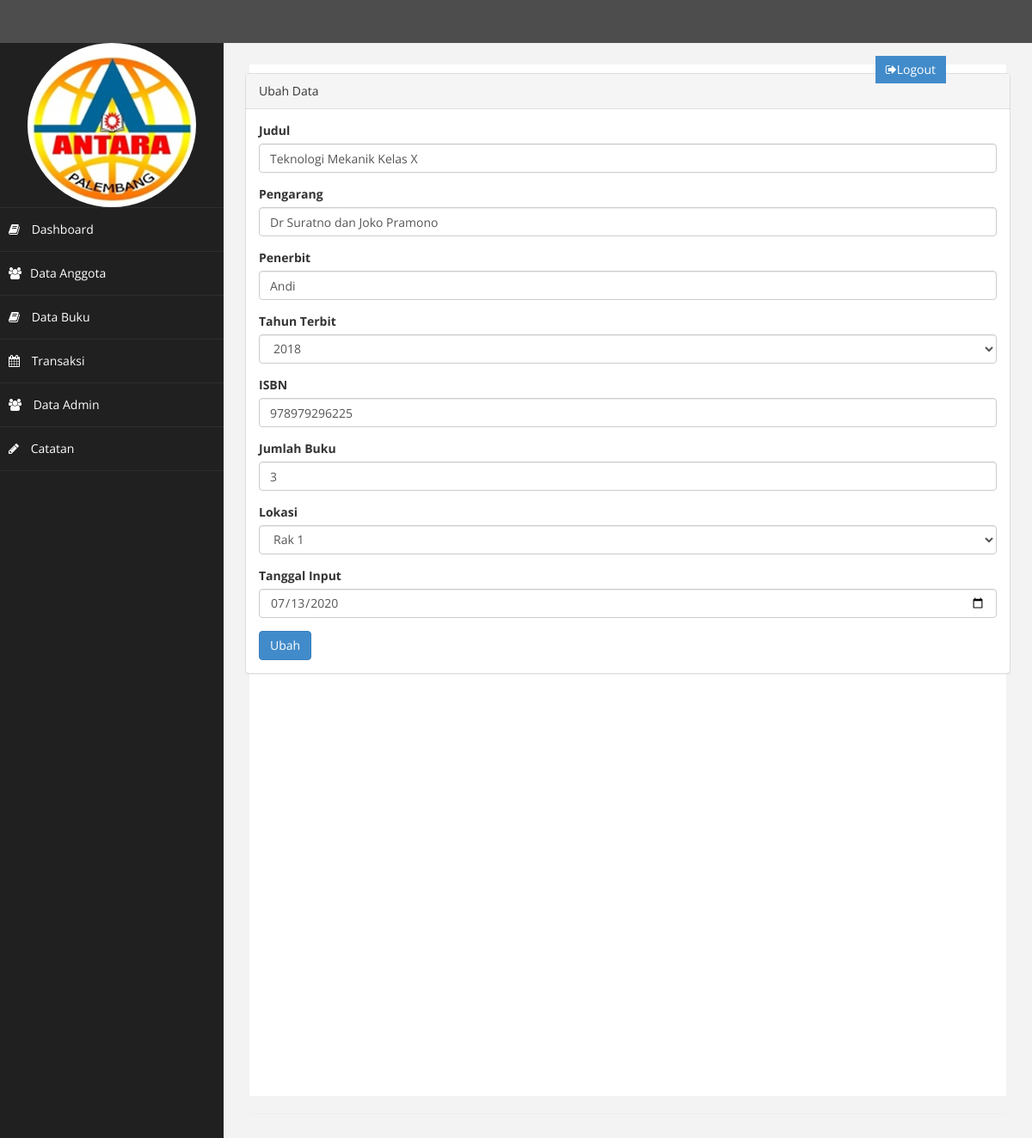
The page /?page=buku&aksi=ubah&id=11 (signed in) on the database its author committed.
### tables this page shows
CREATE TABLE `tb_buku` (
  `id_buku` varchar(4) NOT NULL,
  `judul` varchar(100) NOT NULL,
  `penulis` varchar(30) NOT NULL,
  `penerbit` varchar(50) NOT NULL,
  `tahun_terbit` varchar(4) NOT NULL,
  `isbn` varchar(12) NOT NULL,
  `jumlah_buku` int(11) NOT NULL,
  `lokasi` enum('rak1','rak2','rak3') NOT NULL,
  `tgl_input` date NOT NULL
);

### page/buku/ubah.php (the view, shortened to what this page needs)
<?php
$koneksi = new mysqli ("localhost","root","12345678","db_perpustakaan");
    $id = $_GET['id'];
    $sql = $koneksi->query("select * from tb_buku where id_buku='$id'");
    $tampil = $sql->fetch_assoc();
    $lokasi = $tampil['lokasi'];
?>
<div class="panel panel-default">
<div class="panel-heading">
        Ubah Data
</div>
<div class="panel-body">
                            <div class="row">
                                <div class="col-md-12">
                                    <form method="POST">
                                        <div class="form-group">
                                            <label>Judul</label>
                                            <input class="form-control" name="judul" value="<?php echo $tampil['judul']; ?>" />
                                        </div>
                                        <div class="form-group">
                                            <label>Pengarang</label>
                                            <input class="form-control" name="pengarang"  value="<?php echo $tampil['penulis']; ?>" />
                                        </div>
                                        <div class="form-group">
                                            <label>Penerbit</label>
                                            <input class="form-control" name="penerbit"  value="<?php echo $tampil['penerbit']; ?>" />
                                        </div>
                                        <div class="form-group">
                                            <label>Tahun Terbit</label>
                                            <select class="form-control" name="tahun">
                                               <?php
                                                    $tahun = date("Y");
                                                    for ($i=$tahun-35; $i <= $tampil['tahun_terbit']; $i++){
                                                            echo '
                                                            if ($tahun == $i){
                                                                <option value="'.$i.'" selected>'.$i.'</option>
                                                            ';
                                                    }
                                               ?>
                                            </select>
                                        </div>
                                        <div class="form-group">
                                            <label>ISBN</label>
                                            <input class="form-control" name="isbn" value="<?php echo $tampil['isbn']; ?>" />
                                        </div>
                                        <div class="form-group">
                                            <label>Jumlah Buku</label>
                                            <input class="form-control" type="number" name="jumlah" value="<?php echo $tampil['jumlah_buku'];?>" />
                                        </div>
                                        <div class="form-group">
                                            <label>Lokasi</label>
                                            <select class="form-control" name="lokasi">
                                                <option value="rak1" <?php if ($lokasi == "rak1") {echo "selected";} ?>>Rak 1</option>
                                            </select>
                                        </div>
                                        <div class="form-group">
                                            <label>Tanggal Input</label>
                                            <input class="form-control" type="date" name="tanggal"  value="<?php echo $tampil['tgl_input']; ?>" />
                                        </div>
                                        <div>
                                            <button class="btn btn-primary" type="submit" name="ubah">Ubah</button>
                                        </div>
                                    </div>
                                </div>
</div>
</div>
</div>

### assets/css/custom.css (style rules this page uses)
body { font-family: 'Open Sans', sans-serif; }

### rows shown on the page
tb_buku: judul "Teknologi Mekanik Kelas X", pengarang "Dr Suratno dan Joko Pramono", penerbit "Andi", isbn "978979296225", jumlah "3", lokasi "Rak 1", tanggal "07/13/2020"

### other values the page prints
form field tahun "2018"
